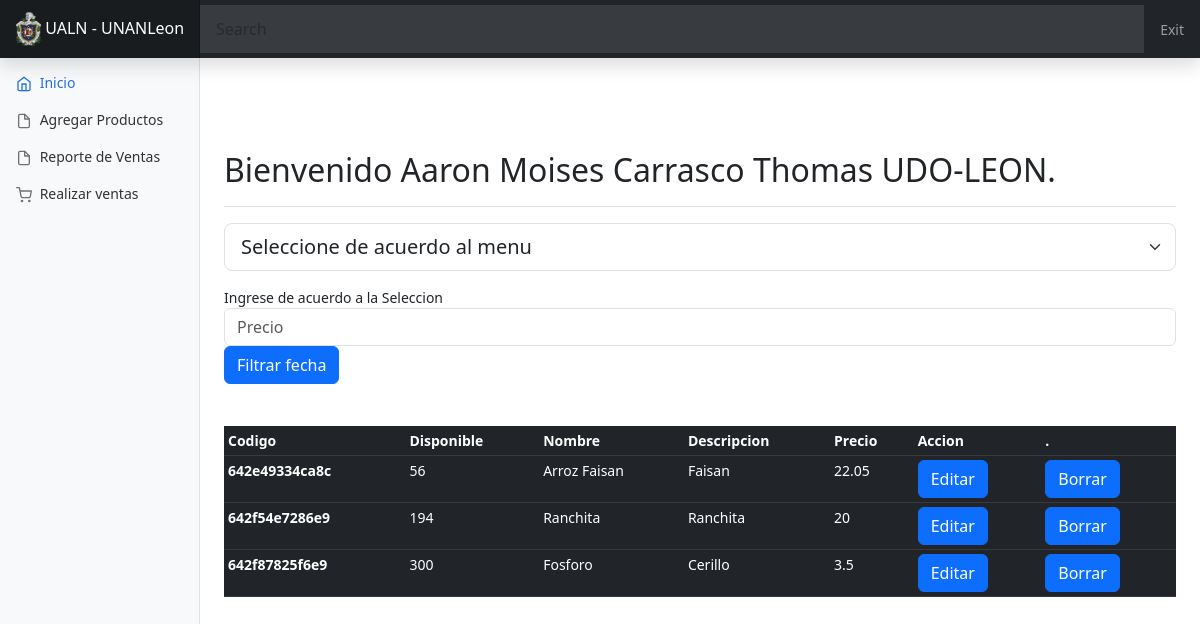
The page /reporte_ventas.php (signed in) on the database its author committed.
### tables this page shows
CREATE TABLE `usuario` (
  `ID_USUARIO` int(30) NOT NULL,
  `Nombre` varchar(255) NOT NULL,
  `Apellido` varchar(255) NOT NULL,
  `Codigo` varchar(255) NOT NULL,
  `Celular` varchar(2555) NOT NULL,
  `Email` varchar(250) NOT NULL,
  `Password` varchar(255) NOT NULL,
  `User` varchar(255) NOT NULL,
  `Fecha_Reg` datetime NOT NULL
);

CREATE TABLE `precio` (
  `ID_Precio` int(11) NOT NULL,
  `Cantidad_Producto` int(255) NOT NULL,
  `Code_Producto` varchar(255) NOT NULL,
  `Name_producto` varchar(255) NOT NULL,
  `Descripcion_producto` varchar(255) NOT NULL,
  `Precio_Venta` double NOT NULL
);

### reporte_ventas.php (the view, shortened to what this page needs)
<!doctype html>
<html lang="en">
  <head>
<link href="assets/dist/css/bootstrap.min.css" rel="stylesheet">
    <link href="dashboard.css" rel="stylesheet">
  </head>
  <body>
<header class="navbar navbar-dark sticky-top bg-dark flex-md-nowrap p-0 shadow">
<a class="navbar-brand col-md-3 col-lg-2 me-0 px-3 fs-6" href="#">
<img src="./Logo/unan_logo.gif" id="logo-img" style="width: 25px; " class=" img-fluid img-circle" alt="Responsive image">
UALN - UNANLeon</a>
  <input class="form-control form-control-dark w-100 rounded-0 border-0" type="text" placeholder="Search" aria-label="Search">
  <div class="navbar-nav">
    <div class="nav-item text-nowrap">
      <a class="nav-link px-3" href="cerrar_sesion.php">Exit</a>
    </div>
  </div>
</header>
<div class="container-fluid">
  <div class="row">
    <nav id="sidebarMenu" class="col-md-3 col-lg-2 d-md-block bg-light sidebar collapse">
      <div class="position-sticky pt-3 sidebar-sticky">
        <ul class="nav flex-column">
          <li class="nav-item">
            <a class="nav-link active" aria-current="page" href="./center.php">
              <span data-feather="home" class="align-text-bottom"></span>
              Inicio
            </a>
          </li>
          <li class="nav-item">
            <a class="nav-link" href="agregar_productos.php">
              <span data-feather="file" class="align-text-bottom"></span>
              Agregar Productos
            </a>
          </li>
          <li class="nav-item">
            <a class="nav-link" href="reporte_ventas.php">
              <span data-feather="file" class="align-text-bottom"></span>
              Reporte de Ventas
            </a>
          </li>
          <li class="nav-item">
            <a class="nav-link" href="registrar_ventas.php">
              <span data-feather="shopping-cart" class="align-text-bottom"></span>
              Realizar ventas
            </a>
          </li>
        </ul>
      </div>
    </nav>
    <main class="col-md-9 ms-sm-auto col-lg-10 px-md-4">
      <div class="d-flex justify-content-between flex-wrap flex-md-nowrap align-items-center pt-3 pb-2 mb-3 border-bottom">
        <h1 class="h2">
        <?php
include './conexion_bbdd/index.php';
$usuarioname = $conex->query("SELECT * from usuario WHERE ID_USUARIO = '" . $_SESSION['ID_USUARIO'] . "'");
$rowuser = $usuarioname->fetch_assoc();
?>
<br><br>
      <?php echo ("Bienvenido "); ?>
      <?php echo $rowuser['Nombre']; ?>
      <?php echo $rowuser['Apellido'] . ".<br>"; ?>
      <?php  ?></h1>
      </div>
          <form method="post">
            <div class="form-row">
            <select name="select_option" class="form-select form-select-lg mb-3" aria-label=".form-select-lg example">
              <option selected>Seleccione de acuerdo al menu</option>
            </select>
            <div class="form-group">
                <label for="formGroupExampleInput">Ingrese de acuerdo a la Seleccion</label>
                <input type="text" class="form-control" id="formGroupExampleInput" name="Input_Select" placeholder="Precio" required>
            </div>
            <button type="submit" name="btn_registro_date" class="btn btn-primary">Filtrar fecha</button>
            </div>
          </form>
<?php
include 'config_reporte_ventas/configu_reporte_ventas.php';
?>
<br><br>
<?php
$usuarioname = $conex->query("SELECT * from precio ");
?>
    <table class="table table-sm table-dark">
  <thead>
    <tr>
      <th scope="col">Codigo</th>
      <th scope="col">Disponible</th>
      <th scope="col">Nombre</th>
      <th scope="col">Descripcion</th>
      <th scope="col">Precio</th>
      <th scope="col">Accion</th>
      <th scope="col"> .</th>
    </tr>
  </thead>
      <?php
$table = mysqli_query($conex, "SELECT *  FROM precio ");
if (mysqli_num_rows($table) > 0) {
    while ($rowuser = mysqli_fetch_array($usuarioname)) {
        ?>
  <tbody>
    <tr>
      <th scope="row"><?php echo $rowuser['Code_Producto']; ?></th>
      <td><?php echo $rowuser['Cantidad_Producto']; ?></td>
      <td><?php echo $rowuser['Name_producto']; ?></td>
      <td><?php echo $rowuser['Descripcion_producto']; ?></td>
      <td><?php echo $rowuser['Precio_Venta']; ?></td>
      <td>
  <form  method="post">
  <button type="submit" class="btn btn-primary" name="btn_edit">Editar</button>
</form>
</td>
      <td>
<form method="post" >
  <button type="submit" class="btn btn-primary" name="btn_delete">Borrar</button>
</form>
</td>
    </tr>
  </tbody>
    <?php
}
} else {
    ?>
<h1>Sin Datos en la tabla </h1><?php
  }
?>
</table>
</div>
  </div>
  </body>
</html>

### dashboard.css (style rules this page uses)
body { font-size: .875rem; }
.feather { width: 16px; height: 16px; }
.sidebar { position: fixed; top: 0; bottom: 0; left: 0; z-index: 100; padding: 48px 0 0; box-shadow: inset -1px 0 0 rgba(0, 0, 0, .1); }
.sidebar-sticky { height: calc(100vh - 48px); overflow-x: hidden; overflow-y: auto; }
.sidebar .nav-link { font-weight: 500; color: #333; }
.sidebar .nav-link .feather { margin-right: 4px; color: #727272; }
.sidebar .nav-link.active { color: #2470dc; }
.sidebar .nav-link:hover .feather, .sidebar .nav-link.active .feather { color: inherit; }
.navbar-brand { padding-top: .75rem; padding-bottom: .75rem; background-color: rgba(0, 0, 0, .25); box-shadow: inset -1px 0 0 rgba(0, 0, 0, .25); }
.navbar .form-control { padding: .75rem 1rem; }
.form-control-dark { color: #fff; background-color: rgba(255, 255, 255, .1); border-color: rgba(255, 255, 255, .1); }

### rows shown on the page
usuario: Nombre "Aaron Moises", Apellido "Carrasco Thomas UDO-LEON"
precio: Code_Producto "642e49334ca8c", Cantidad_Producto "56", Name_producto "Arroz Faisan", Descripcion_producto "Faisan", Precio_Venta "22.05"
precio: Code_Producto "642f54e7286e9", Cantidad_Producto "194", Name_producto "Ranchita", Descripcion_producto "Ranchita", Precio_Venta "20"
precio: Code_Producto "642f87825f6e9", Cantidad_Producto "300", Name_producto "Fosforo", Descripcion_producto "Cerillo", Precio_Venta "3.5"
